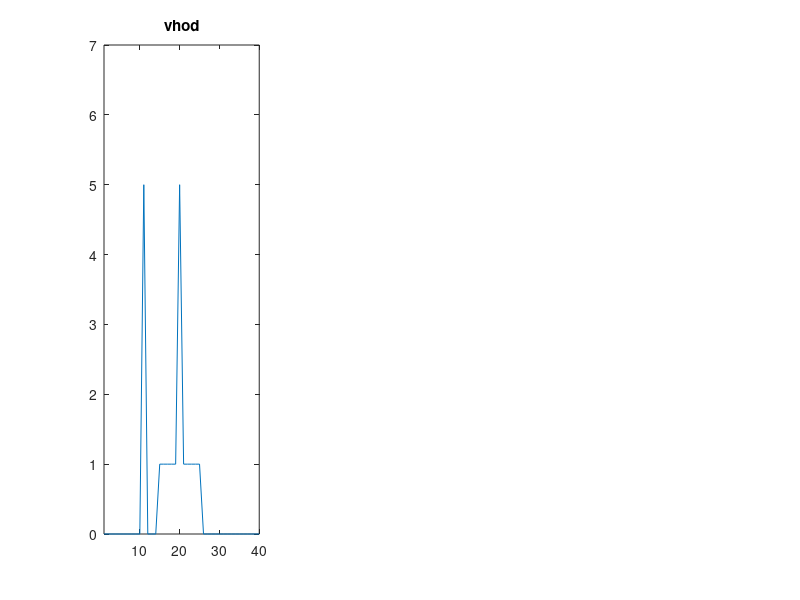

The MATLAB script that drew this image: (Note: this script raises an error after producing the figure.)
x = [zeros(1,10),5,zeros(1,3),ones(1,5),5,ones(1,5),zeros(1,15)] ;
figure(1) ; clf ;
subplot(1,3,1); plot(x); axis([1,40,0,7]); title('vhod')
sigma = 2 ;
g=gauss(sigma) ;
x_g = conv2(x,g,'full') ;
W = 4 ;
x_m = preprostaMediana(x, W) ;
subplot(1,3,2); plot(x_g); axis([1,40,0,7]); title('Gauss')
subplot(1,3,3); plot(x_m); axis([1,40,0,7]); title('Mediana')

